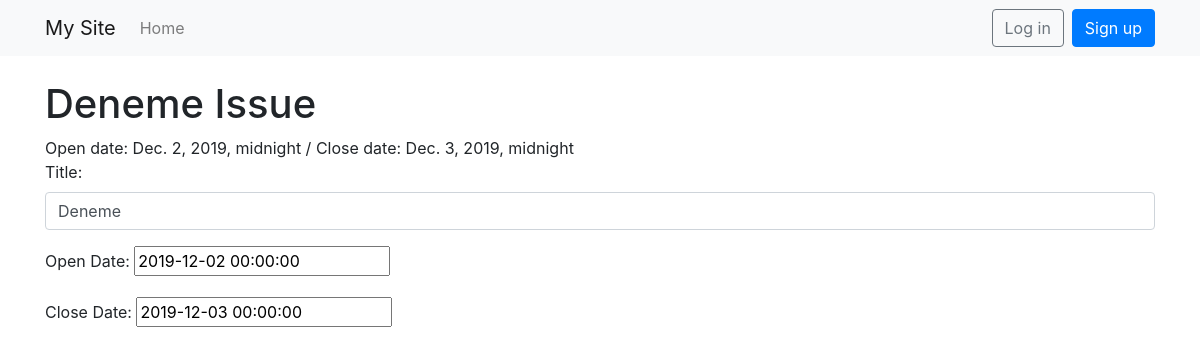
Before: /issues/3/ with the older database file.
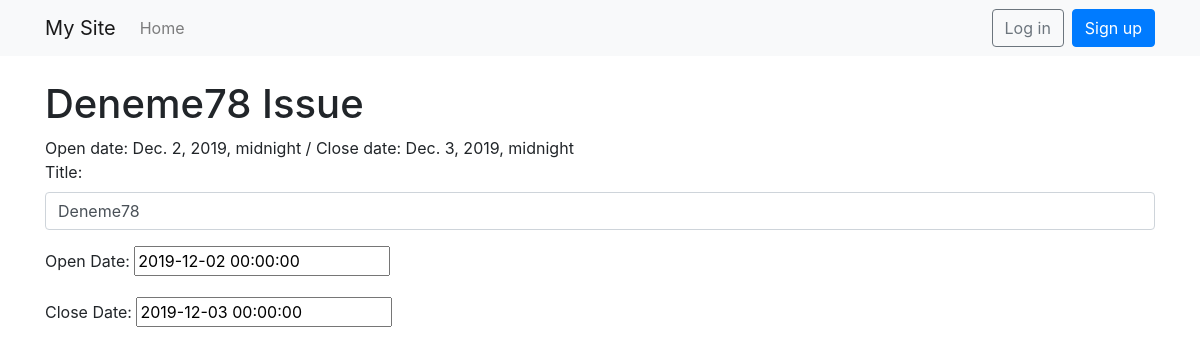
After: the same page with the newer database file.
### todo/models.py (models this page shows, shortened)
class Issue(models.Model):
    project = models.ForeignKey(Project, on_delete=models.CASCADE)
    title = models.CharField(max_length=50, verbose_name='Title')
    open_date = models.DateTimeField()
    close_date = models.DateTimeField()

### todo/issueviewsset.py (the view)
# urls.py: path('issues/<int:pk>/', issueviewsset.IssueDetailView.as_view(), name = 'issue-detail'),
class IssueDetailView(DetailView):
    model = Issue
    template_name = 'issue_detail.html'
    def get(self, request, *args, **kwargs):
        self.object = self.get_object()
        context = self.get_context_data(object=self.object)
        data={
            'project':self.object.project,
            'title':self.object.title,
            'open_date':self.object.open_date,
            'close_date':self.object.close_date,
        }
        context['form']=IssueForm(data)
        return self.render_to_response(context)

### todo/forms.py
class IssueForm(forms.Form):
    title = forms.CharField(label='Title',
                            widget=forms.TextInput(
                                attrs={'class': 'form-control'}
                                )
                            )
    open_date = forms.DateTimeField(label='Open Date',
                                    widget=forms.DateTimeInput(
                                        attrs={'class':'forms-control'}
                                        )
                                )
    close_date = forms.DateTimeField(label='Close Date',
                                    widget=forms.DateTimeInput(
                                        attrs={'class':'forms-control'}
                                        )
                                )
    class Meta:
        model = Issue
        fields=['title', 'open_date', 'close_date']

### templates/issue_detail.html (shortened to what this page needs)
{% extends 'base.html' %}
{% block content %}
    <h1>{{ issue.title }} Issue</h1>
    <form method="POST" class="issue-detail">
        Open date: {{ issue.open_date }} /
        Close date: {{ issue.close_date }}
        {{ form.as_p }}
    </form>
{% endblock %}

Changed rows visible on the page:
changed Issue: title "Deneme" → "Deneme78"
